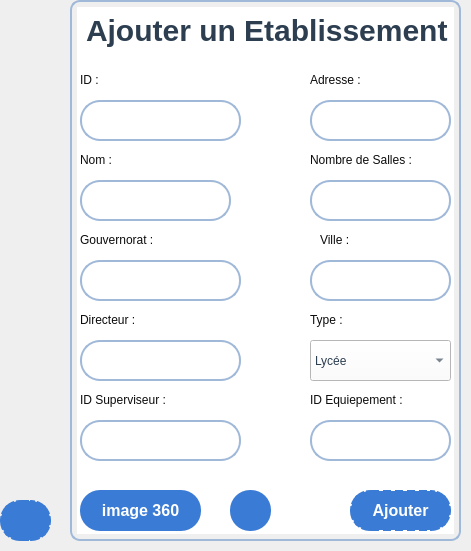
      <widget class="QWidget" name="widget" native="true">
       <property name="geometry">
        <rect>
         <x>610</x>
         <y>130</y>
         <width>471</width>
         <height>551</height>
        </rect>
       </property>
       <widget class="QLineEdit" name="idEtablissementLineEdit">
        <property name="geometry">
         <rect>
          <x>80</x>
          <y>100</y>
          <width>161</width>
          <height>41</height>
         </rect>
        </property>
        <property name="styleSheet">
         <string notr="true">#idEtablissementLineEdit {
    background-color: #FFFFFF; /* Blanc pur pour un bon contraste */
    border: 2px solid #A0B9D9; /* Bordure bleu-gris pastel */
    border-radius: 20px; /* Coins arrondis */
    padding: 8px 12px; /* Espacement interne */
    font-size: 16px; /* Taille de police agréable */
    color: #2C3E50; /* Bleu foncé pour le texte */
    selection-background-color: #A0B9D9; /* Couleur de sélection */
}

#idEtablissementLineEdit:focus {
    border: 2px solid #4A90E2; /* Bleu clair plus intense lors du focus */
    background-color: #F0F4F8; /* Légère variation pour effet moderne */
}

</string>
        </property>
        <property name="text">
         <string/>
        </property>
       </widget>
       <widget class="QLabel" name="label_18">
        <property name="geometry">
         <rect>
          <x>80</x>
          <y>150</y>
          <width>63</width>
          <height>20</height>
         </rect>
        </property>
        <property name="styleSheet">
         <string notr="true">color: rgb(12, 12, 12);</string>
        </property>
        <property name="text">
         <string>Nom :</string>
        </property>
       </widget>
       <widget class="QLineEdit" name="directeurLineEdit">
        <property name="geometry">
         <rect>
          <x>80</x>
          <y>340</y>
          <width>161</width>
          <height>41</height>
         </rect>
        </property>
        <property name="styleSheet">
         <string notr="true">#directeurLineEdit {
    background-color: #FFFFFF; /* Blanc pur pour un bon contraste */
    border: 2px solid #A0B9D9; /* Bordure bleu-gris pastel */
    border-radius: 20px; /* Coins arrondis */
    padding: 8px 12px; /* Espacement interne */
    font-size: 16px; /* Taille de police agréable */
    color: #2C3E50; /* Bleu foncé pour le texte */
    selection-background-color: #A0B9D9; /* Couleur de sélection */
}

#directeurLineEdit:focus {
    border: 2px solid #4A90E2; /* Bleu clair plus intense lors du focus */
    background-color: #F0F4F8; /* Légère variation pour effet moderne */
}

</string>
        </property>
        <property name="text">
         <string/>
        </property>
       </widget>
       <widget class="QLabel" name="label_21">
        <property name="geometry">
         <rect>
          <x>80</x>
          <y>230</y>
          <width>131</width>
          <height>20</height>
         </rect>
        </property>
        <property name="styleSheet">
         <string notr="true">color: rgb(12, 12, 12);</string>
        </property>
        <property name="text">
         <string>Gouvernorat :</string>
        </property>
       </widget>
       <widget class="QLabel" name="label_20">
        <property name="geometry">
         <rect>
          <x>80</x>
          <y>70</y>
          <width>63</width>
          <height>20</height>
         </rect>
        </property>
        <property name="styleSheet">
         <string notr="true">color: rgb(12, 12, 12);</string>
        </property>
        <property name="text">
         <string>ID :</string>
        </property>
       </widget>
       <widget class="QLineEdit" name="villeLineEdit">
        <property name="geometry">
         <rect>
          <x>310</x>
          <y>260</y>
          <width>141</width>
          <height>41</height>
         </rect>
        </property>
        <property name="styleSheet">
         <string notr="true">#villeLineEdit {
    background-color: #FFFFFF; /* Blanc pur pour un bon contraste */
    border: 2px solid #A0B9D9; /* Bordure bleu-gris pastel */
    border-radius: 20px; /* Coins arrondis */
    padding: 8px 12px; /* Espacement interne */
    font-size: 16px; /* Taille de police agréable */
    color: #2C3E50; /* Bleu foncé pour le texte */
    selection-background-color: #A0B9D9; /* Couleur de sélection */
}

#villeLineEdit:focus {
    border: 2px solid #4A90E2; /* Bleu clair plus intense lors du focus */
    background-color: #F0F4F8; /* Légère variation pour effet moderne */
}

</string>
        </property>
        <property name="text">
         <string/>
        </property>
       </widget>
       <widget class="QLabel" name="label_19">
        <property name="geometry">
         <rect>
          <x>310</x>
          <y>150</y>
          <width>141</width>
          <height>20</height>
         </rect>
        </property>
        <property name="styleSheet">
         <string notr="true">color: rgb(12, 12, 12);</string>
        </property>
        <property name="text">
         <string>Nombre de Salles :</string>
        </property>
       </widget>
       <widget class="QLineEdit" name="nomLineEdit">
        <property name="geometry">
         <rect>
          <x>80</x>
          <y>180</y>
          <width>151</width>
          <height>41</height>
         </rect>
        </property>
        <property name="styleSheet">
         <string notr="true">#nomLineEdit {
    background-color: #FFFFFF; /* Blanc pur pour un bon contraste */
    border: 2px solid #A0B9D9; /* Bordure bleu-gris pastel */
    border-radius: 20px; /* Coins arrondis */
    padding: 8px 12px; /* Espacement interne */
    font-size: 16px; /* Taille de police agréable */
    color: #2C3E50; /* Bleu foncé pour le texte */
    selection-background-color: #A0B9D9; /* Couleur de sélection */
}

#NomLineEdit:focus {
    border: 2px solid #4A90E2; /* Bleu clair plus intense lors du focus */
    background-color: #F0F4F8; /* Légère variation pour effet moderne */
}

</string>
        </property>
        <property name="text">
         <string/>
        </property>
       </widget>
       <widget class="QLabel" name="label_22">
        <property name="geometry">
         <rect>
          <x>310</x>
          <y>310</y>
          <width>111</width>
          <height>20</height>
         </rect>
        </property>
        <property name="styleSheet">
         <string notr="true">color: rgb(12, 12, 12);</string>
        </property>
        <property name="text">
         <string>Type :</string>
        </property>
       </widget>
       <widget class="QLabel" name="label_23">
        <property name="geometry">
         <rect>
          <x>320</x>
          <y>230</y>
          <width>63</width>
          <height>20</height>
         </rect>
        </property>
        <property name="styleSheet">
         <string notr="true">color: rgb(12, 12, 12);</string>
        </property>
        <property name="text">
         <string>Ville :</string>
        </property>
       </widget>
       <widget class="QLineEdit" name="nombreSalleLineEdit">
        <property name="geometry">
         <rect>
          <x>310</x>
          <y>180</y>
          <width>141</width>
          <height>41</height>
         </rect>
        </property>
        <property name="styleSheet">
         <string notr="true">#nombreSalleLineEdit {
    background-color: #FFFFFF; /* Blanc pur pour un bon contraste */
    border: 2px solid #A0B9D9; /* Bordure bleu-gris pastel */
    border-radius: 20px; /* Coins arrondis */
    padding: 8px 12px; /* Espacement interne */
    font-size: 16px; /* Taille de police agréable */
    color: #2C3E50; /* Bleu foncé pour le texte */
    selection-background-color: #A0B9D9; /* Couleur de sélection */
}

#nombreSalleLineEdit:focus {
    border: 2px solid #4A90E2; /* Bleu clair plus intense lors du focus */
    background-color: #F0F4F8; /* Légère variation pour effet moderne */
}

</string>
        </property>
        <property name="text">
         <string/>
        </property>
       </widget>
       <widget class="QLabel" name="label_24">
        <property name="geometry">
         <rect>
          <x>80</x>
          <y>310</y>
          <width>101</width>
          <height>20</height>
         </rect>
        </property>
        <property name="styleSheet">
         <string notr="true">color: rgb(12, 12, 12);</string>
        </property>
        <property name="text">
         <string>Directeur :</string>
        </property>
       </widget>
       <widget class="QLineEdit" name="gouvernoratLineEdit">
        <property name="geometry">
         <rect>
          <x>80</x>
          <y>260</y>
          <width>161</width>
          <height>41</height>
         </rect>
        </property>
        <property name="styleSheet">
         <string notr="true">#gouvernoratLineEdit {
    background-color: #FFFFFF; /* Blanc pur pour un bon contraste */
    border: 2px solid #A0B9D9; /* Bordure bleu-gris pastel */
    border-radius: 20px; /* Coins arrondis */
    padding: 8px 12px; /* Espacement interne */
    font-size: 16px; /* Taille de police agréable */
    color: #2C3E50; /* Bleu foncé pour le texte */
    selection-background-color: #A0B9D9; /* Couleur de sélection */
}

#gouvernoratLineEdit:focus {
    border: 2px solid #4A90E2; /* Bleu clair plus intense lors du focus */
    background-color: #F0F4F8; /* Légère variation pour effet moderne */
}

</string>
        </property>
        <property name="text">
         <string/>
        </property>
       </widget>
       <widget class="QPushButton" name="SaveMod">
        <property name="geometry">
         <rect>
          <x>230</x>
          <y>490</y>
          <width>41</width>
          <height>41</height>
         </rect>
        </property>
        <property name="cursor">
         <cursorShape>PointingHandCursor</cursorShape>
        </property>
        <property name="styleSheet">
         <string notr="true">QPushButton#SaveMod {
    background-color: #3A7BD5; 
    color: white;
    font-size: 16px;
    font-weight: bold;
    padding: 10px 20px; /* Uniformiser le padding */
    border-radius: 20px;
    /*border: 2px dashed #3A7BD5;*/
    text-align: center; /* Alignement horizontal */
    qproperty-alignment: 'AlignCenter'; /* Alignement Qt */
}

QPushButton#SaveMod:hover {
    background-color: #A0C4FF; 
  
    color: #F9F9F9; 
}

QPushButton#SaveMod:pressed {
    background-color: #A8D5BA; 
   
}
</string>
        </property>
        <property name="text">
         <string/>
        </property>
        <property name="icon">
         <iconset theme="QIcon::ThemeIcon::DocumentPrintPreview"/>
        </property>
       </widget>
       <widget class="QPushButton" name="Ajbtn">
        <property name="geometry">
         <rect>
          <x>350</x>
          <y>490</y>
          <width>101</width>
          <height>41</height>
         </rect>
        </property>
        <property name="cursor">
         <cursorShape>PointingHandCursor</cursorShape>
        </property>
        <property name="styleSheet">
         <string notr="true">QPushButton#Ajbtn {
    background-color: #3A7BD5; 
    color: white;
    font-size: 16px;
    font-weight: bold;
    padding: 10px 20px; /* Uniformiser le padding */
    border-radius: 20px;
    border: 2px dashed #3A7BD5;
    text-align: center; /* Alignement horizontal */
    qproperty-alignment: 'AlignCenter'; /* Alignement Qt */
}

QPushButton#Ajbtn:hover {
    background-color: #A0C4FF; 
    border: 2px dashed #A0C4FF; 
    color: #F9F9F9; 
}

QPushButton#Ajbtn:pressed {
    background-color: #A8D5BA; 
    border: 2px dashed #5A9BD5;
}
</string>
        </property>
        <property name="text">
         <string>Ajouter</string>
        </property>
       </widget>
       <widget class="QComboBox" name="typeLineEdit">
        <property name="geometry">
         <rect>
          <x>310</x>
          <y>340</y>
          <width>141</width>
          <height>41</height>
         </rect>
        </property>
        <property name="styleSheet">
         <string notr="true">background-color: rgb(255, 255, 255);
    color: #2C3E50; /* Bleu foncé pour une bonne lisibilité */
</string>
        </property>
        <item>
         <property name="text">
          <string>Lycée </string>
         </property>
        </item>
        <item>
         <property name="text">
          <string>collège</string>
         </property>
        </item>
        <item>
         <property name="text">
          <string>école</string>
         </property>
        </item>
       </widget>
       <widget class="QLineEdit" name="adresseLineEdit">
        <property name="geometry">
         <rect>
          <x>310</x>
          <y>100</y>
          <width>141</width>
          <height>41</height>
         </rect>
        </property>
        <property name="styleSheet">
         <string notr="true">#adresseLineEdit {
    background-color: #FFFFFF; /* Blanc pur pour un bon contraste */
    border: 2px solid #A0B9D9; /* Bordure bleu-gris pastel */
    border-radius: 20px; /* Coins arrondis */
    padding: 8px 12px; /* Espacement interne */
    font-size: 16px; /* Taille de police agréable */
    color: #2C3E50; /* Bleu foncé pour le texte */
    selection-background-color: #A0B9D9; /* Couleur de sélection */
}

#adresseLineEdit:focus {
    border: 2px solid #4A90E2; /* Bleu clair plus intense lors du focus */
    background-color: #F0F4F8; /* Légère variation pour effet moderne */
}

</string>
        </property>
        <property name="text">
         <string/>
        </property>
       </widget>
       <widget class="QLabel" name="label_25">
        <property name="geometry">
         <rect>
          <x>310</x>
          <y>70</y>
          <width>63</width>
          <height>20</height>
         </rect>
        </property>
        <property name="styleSheet">
         <string notr="true">color: rgb(12, 12, 12);</string>
        </property>
        <property name="text">
         <string>Adresse :</string>
        </property>
       </widget>
       <widget class="QPushButton" name="selectImageBtn">
        <property name="geometry">
         <rect>
          <x>80</x>
          <y>490</y>
          <width>121</width>
          <height>41</height>
         </rect>
        </property>
        <property name="cursor">
         <cursorShape>PointingHandCursor</cursorShape>
        </property>
        <property name="styleSheet">
         <string notr="true">QPushButton#selectImageBtn{
    background-color: #3A7BD5; 
    color: white;
    font-size: 16px;
    font-weight: bold;
    padding: 10px 20px; /* Uniformiser le padding */
    border-radius: 20px;
    text-align: center; /* Alignement horizontal */
    qproperty-alignment: 'AlignCenter'; /* Alignement Qt */
}

QPushButton#selectImageBtn:hover {
    background-color: #A0C4FF; 
    border: 2px dashed #A0C4FF; 
    color: #F9F9F9; 
}

QPushButton#selectImageBtn:pressed {
    background-color: #A8D5BA; 
    border: 2px dashed #5A9BD5;
}
</string>
        </property>
        <property name="text">
         <string>image 360</string>
        </property>
       </widget>
       <widget class="QLineEdit" name="idSuperviseurLineEdit">
        <property name="geometry">
         <rect>
          <x>80</x>
          <y>420</y>
          <width>161</width>
          <height>41</height>
         </rect>
        </property>
        <property name="styleSheet">
         <string notr="true">#idSuperviseurLineEdit {
    background-color: #FFFFFF; /* Blanc pur pour un bon contraste */
    border: 2px solid #A0B9D9; /* Bordure bleu-gris pastel */
    border-radius: 20px; /* Coins arrondis */
    padding: 8px 12px; /* Espacement interne */
    font-size: 16px; /* Taille de police agréable */
    color: #2C3E50; /* Bleu foncé pour le texte */
    selection-background-color: #A0B9D9; /* Couleur de sélection */
}

#idSuperviseurLineEdit:focus {
    border: 2px solid #4A90E2; /* Bleu clair plus intense lors du focus */
    background-color: #F0F4F8; /* Légère variation pour effet moderne */
}

</string>
        </property>
        <property name="text">
         <string/>
        </property>
       </widget>
       <widget class="QLineEdit" name="idEquipementLineEdit">
        <property name="geometry">
         <rect>
          <x>310</x>
          <y>420</y>
          <width>141</width>
          <height>41</height>
         </rect>
        </property>
        <property name="styleSheet">
         <string notr="true">#idEquipementLineEdit {
    background-color: #FFFFFF; /* Blanc pur pour un bon contraste */
    border: 2px solid #A0B9D9; /* Bordure bleu-gris pastel */
    border-radius: 20px; /* Coins arrondis */
    padding: 8px 12px; /* Espacement interne */
    font-size: 16px; /* Taille de police agréable */
    color: #2C3E50; /* Bleu foncé pour le texte */
    selection-background-color: #A0B9D9; /* Couleur de sélection */
}

#idEquipementLineEdit:focus {
    border: 2px solid #4A90E2; /* Bleu clair plus intense lors du focus */
    background-color: #F0F4F8; /* Légère variation pour effet moderne */
}

</string>
        </property>
        <property name="text">
         <string/>
        </property>
       </widget>
       <widget class="QLabel" name="label_26">
        <property name="geometry">
         <rect>
          <x>310</x>
          <y>390</y>
          <width>121</width>
          <height>20</height>
         </rect>
        </property>
        <property name="styleSheet">
         <string notr="true">color: rgb(12, 12, 12);</string>
        </property>
        <property name="text">
         <string>ID Equiepement :</string>
        </property>
       </widget>
       <widget class="QLabel" name="label_28">
        <property name="geometry">
         <rect>
          <x>80</x>
          <y>390</y>
          <width>101</width>
          <height>20</height>
         </rect>
        </property>
        <property name="styleSheet">
         <string notr="true">color: rgb(12, 12, 12);</string>
        </property>
        <property name="text">
         <string>ID Superviseur :</string>
        </property>
       </widget>
       <widget class="QListWidget" name="listWidget_2">
        <property name="geometry">
         <rect>
          <x>70</x>
          <y>0</y>
          <width>391</width>
          <height>541</height>
         </rect>
        </property>
        <property name="styleSheet">
         <string notr="true">QListWidget {
   border: 2px solid #A0B9D9; /* Légère bordure bleu-gris pastel */
    border-radius: 10px;        /* Coins arrondis */
    padding: 5px;               /* Un peu d'espace à l'intérieur */
}
</string>
        </property>
       </widget>
       <widget class="QLabel" name="label_11">
        <property name="geometry">
         <rect>
          <x>70</x>
          <y>10</y>
          <width>391</width>
          <height>41</height>
         </rect>
        </property>
        <property name="styleSheet">
         <string notr="true">#label_11 { 
    font-size: 30px; /* Taille réduite du texte */
    font-weight: bold; /* Texte en gras pour un effet titre */
    color: #2C3E50; /* Bleu foncé pour une bonne lisibilité */
    background-color: transparent; /* Fond transparent */
    padding: 4px 8px; /* Espacement pour l'aération */
   
    
    text-align: center; /* Centrage du texte */
}
</string>
        </property>
        <property name="text">
         <string>Ajouter un Etablissement</string>
        </property>
       </widget>
       <widget class="QPushButton" name="statsButton">
        <property name="geometry">
         <rect>
          <x>0</x>
          <y>500</y>
          <width>51</width>
          <height>41</height>
         </rect>
        </property>
        <property name="cursor">
         <cursorShape>PointingHandCursor</cursorShape>
        </property>
        <property name="styleSheet">
         <string notr="true">QPushButton#statsButton{
    color: white;
	border-image: url(:/new/prefix1/img/statistiques.png);
    font-size: 16px;
	background-color: rgb(58, 123, 213);
    font-weight: bold;
    padding: 10px 20px; /* Uniformiser le padding */
    border-radius: 20px;
    border: 2px dashed #3A7BD5;
    text-align: center; /* Alignement horizontal */
    qproperty-alignment: 'AlignCenter'; /* Alignement Qt */
}

QPushButton#statsButton:hover {
    background-color: #A0C4FF; 
    border: 2px dashed #A0C4FF; 
    color: #F9F9F9; 
}

QPushButton#statsButton:pressed {
    background-color: #A8D5BA; 
    border: 2px dashed #5A9BD5;
}
</string>
        </property>
        <property name="text">
         <string/>
        </property>
       </widget>
       <zorder>listWidget_2</zorder>
       <zorder>idEtablissementLineEdit</zorder>
       <zorder>label_18</zorder>
       <zorder>directeurLineEdit</zorder>
       <zorder>label_21</zorder>
       <zorder>label_20</zorder>
       <zorder>villeLineEdit</zorder>
       <zorder>label_19</zorder>
       <zorder>nomLineEdit</zorder>
       <zorder>label_22</zorder>
       <zorder>label_23</zorder>
       <zorder>nombreSalleLineEdit</zorder>
       <zorder>label_24</zorder>
       <zorder>gouvernoratLineEdit</zorder>
       <zorder>SaveMod</zorder>
       <zorder>Ajbtn</zorder>
       <zorder>typeLineEdit</zorder>
       <zorder>adresseLineEdit</zorder>
       <zorder>label_25</zorder>
       <zorder>selectImageBtn</zorder>
       <zorder>idSuperviseurLineEdit</zorder>
       <zorder>idEquipementLineEdit</zorder>
       <zorder>label_26</zorder>
       <zorder>label_28</zorder>
       <zorder>label_11</zorder>
       <zorder>statsButton</zorder>
      </widget>
